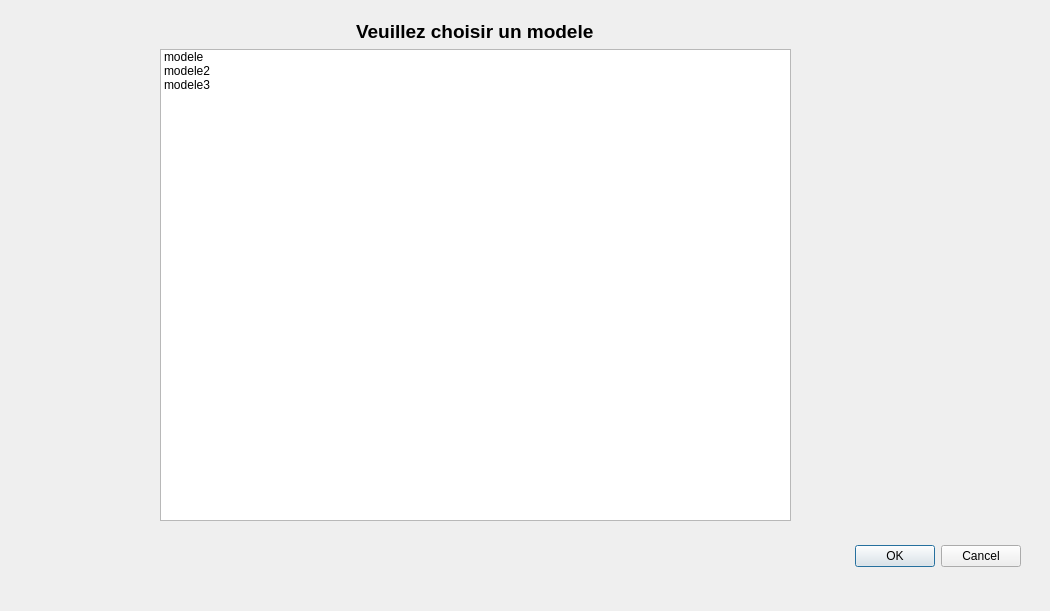
<?xml version="1.0" encoding="UTF-8"?>
<ui version="4.0">
 <class>Choix_Modele</class>
 <widget class="QDialog" name="Choix_Modele">
  <property name="geometry">
   <rect>
    <x>0</x>
    <y>0</y>
    <width>1050</width>
    <height>611</height>
   </rect>
  </property>
  <property name="windowTitle">
   <string>Dialog</string>
  </property>
  <widget class="QDialogButtonBox" name="buttonBox">
   <property name="geometry">
    <rect>
     <x>680</x>
     <y>540</y>
     <width>341</width>
     <height>32</height>
    </rect>
   </property>
   <property name="orientation">
    <enum>Qt::Horizontal</enum>
   </property>
   <property name="standardButtons">
    <set>QDialogButtonBox::Cancel|QDialogButtonBox::Ok</set>
   </property>
  </widget>
  <widget class="QWidget" name="verticalLayoutWidget">
   <property name="geometry">
    <rect>
     <x>160</x>
     <y>20</y>
     <width>631</width>
     <height>501</height>
    </rect>
   </property>
   <layout class="QVBoxLayout" name="verticalLayout_7">
    <item alignment="Qt::AlignHCenter">
     <widget class="QLabel" name="label_2">
      <property name="text">
       <string>&lt;html&gt;&lt;head/&gt;&lt;body&gt;&lt;p&gt;&lt;span style=&quot; font-size:14pt; font-weight:600;&quot;&gt;Veuillez choisir un modele&lt;/span&gt;&lt;/p&gt;&lt;/body&gt;&lt;/html&gt;</string>
      </property>
     </widget>
    </item>
    <item>
     <widget class="QListWidget" name="listWidget_2">
      <item>
       <property name="text">
        <string>modele</string>
       </property>
      </item>
      <item>
       <property name="text">
        <string>modele2</string>
       </property>
      </item>
      <item>
       <property name="text">
        <string>modele3</string>
       </property>
      </item>
     </widget>
    </item>
   </layout>
  </widget>
 </widget>
 <resources/>
 <connections>
  <connection>
   <sender>buttonBox</sender>
   <signal>accepted()</signal>
   <receiver>Choix_Modele</receiver>
   <slot>accept()</slot>
   <hints>
    <hint type="sourcelabel">
     <x>248</x>
     <y>254</y>
    </hint>
    <hint type="destinationlabel">
     <x>157</x>
     <y>274</y>
    </hint>
   </hints>
  </connection>
  <connection>
   <sender>buttonBox</sender>
   <signal>rejected()</signal>
   <receiver>Choix_Modele</receiver>
   <slot>reject()</slot>
   <hints>
    <hint type="sourcelabel">
     <x>316</x>
     <y>260</y>
    </hint>
    <hint type="destinationlabel">
     <x>286</x>
     <y>274</y>
    </hint>
   </hints>
  </connection>
 </connections>
</ui>
